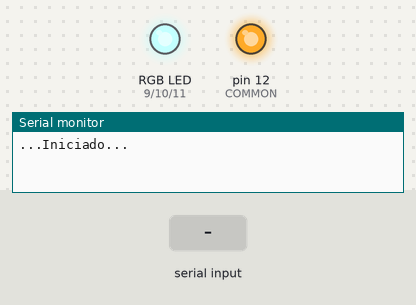
The sketch below on a simulated Arduino Uno, built with avr-gcc and run on an emulated ATmega328P. Parts: an RGB LED mixed from three pins (HIGH = lit), output pins drawn as LEDs (lit = HIGH), the last lines printed to the serial monitor. The inputs (shaded band) are chosen by the test bench.

Above: at 1.2 s.
1.3 s: "1" received over Serial
At 1.74 s:
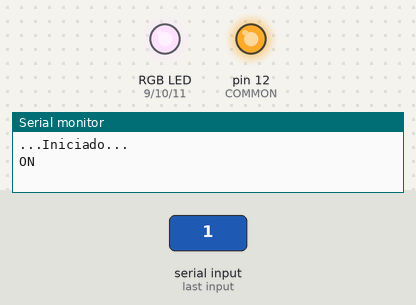
4.3 s: "0" received over Serial
At 5.34 s:
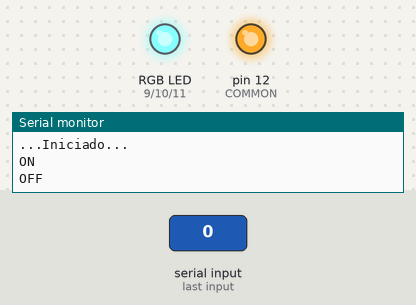
At 5.94 s:
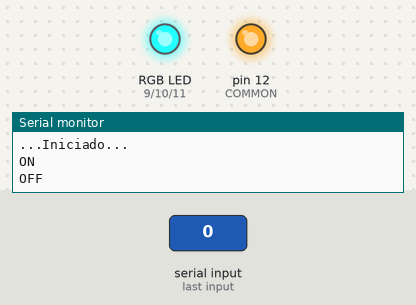
Timing chart, 0 to 13.3 s (numbered marks = the images above; inputs shaded):
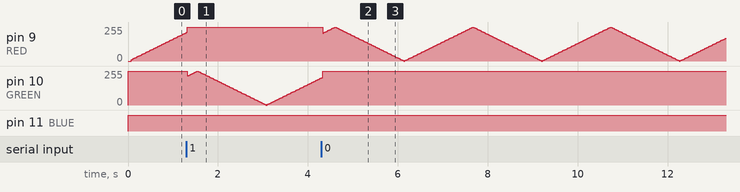

The sketch:

avatar_ino.ino
```cpp
#define COMMON 12
#define RED     9
#define GREEN  10
#define BLUE   11

int brightness = 0;
int fadeAmount = 5;
int cor;
boolean estado = false;
boolean stringComplete = false;

void fade(int cor);

void setup()  {
  pinMode(RED, OUTPUT);
  pinMode(GREEN, OUTPUT);
  pinMode(BLUE, OUTPUT);
  pinMode(COMMON, OUTPUT);

  digitalWrite(COMMON, HIGH);

  Serial.begin(9600);
  Serial.println("...Iniciado...");
}

void loop()  {

  if (estado)
    cor = GREEN;
  else
    cor = RED;

  fade(cor);
}

void fade(int cor) {
  digitalWrite(RED, HIGH);
  digitalWrite(GREEN, HIGH);
  digitalWrite(BLUE, HIGH);

   analogWrite(cor, brightness);

    brightness += fadeAmount;

    if (brightness == 0 || brightness == 255) fadeAmount = -fadeAmount;

    delay(30);
}

void serialEvent() {
    while (Serial.available()) {
      char inChar = (char) Serial.read();

      if (inChar == '1') { estado = true; Serial.println("ON"); }
      if (inChar == '0') { estado = false; Serial.println("OFF"); }
    }
}
```
